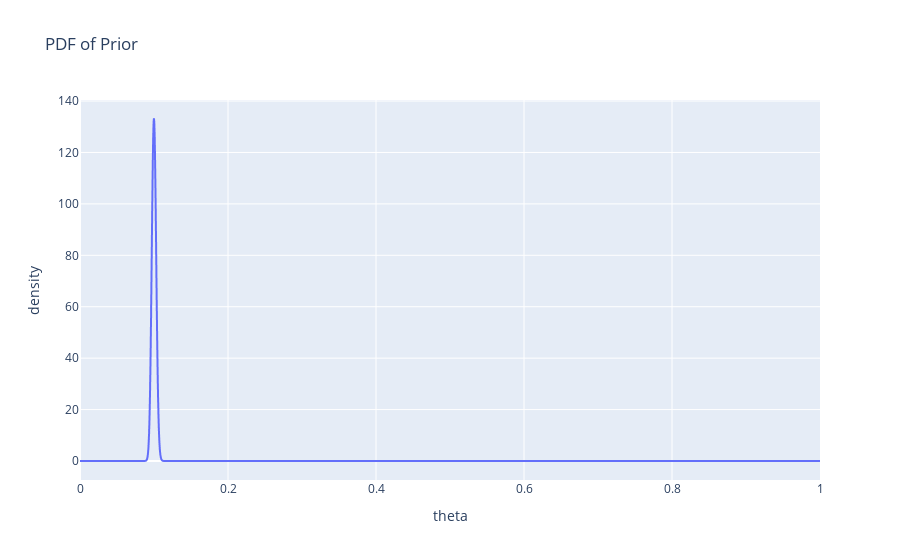

The code cell stored with this chart in its notebook:
### Markdown cell above
Let’s plot the prior distribution with respect to all θ values.

### Code cell
charters.chart(
    pd.DataFrame({"theta": theta_range, "density": prior}),
    x_axis="theta",
    y_axis="density",
    title="PDF of Prior",
)

### Figure 1 — Plotly figure (JSON) as saved in the notebook; plotly's stock layout.template omitted (floating-point values rounded to 4 significant figures; data arrays with more than 128 entries replaced by an {"elided": "..."} marker saying what was removed)
{"data": [{"hovertemplate": "theta=%{x}<br>density=%{y}<extra></extra>", "legendgroup": "", "line": {"color": "#636efa", "dash": "solid"}, "marker": {"symbol": "circle"}, "mode": "lines", "name": "", "showlegend": false, "type": "scattergl", "x": {"elided": "10000 float values"}, "xaxis": "x", "y": {"elided": "10000 float values"}, "yaxis": "y"}], "layout": {"autosize": true, "legend": {"tracegroupgap": 0}, "title": {"text": "PDF of Prior"}, "xaxis": {"anchor": "y", "autorange": true, "domain": [0, 1], "range": [0, 1], "title": {"text": "theta"}, "type": "linear"}, "yaxis": {"anchor": "x", "autorange": true, "domain": [0, 1], "range": [-7.39, 140.4], "title": {"text": "density"}, "type": "linear"}}}
